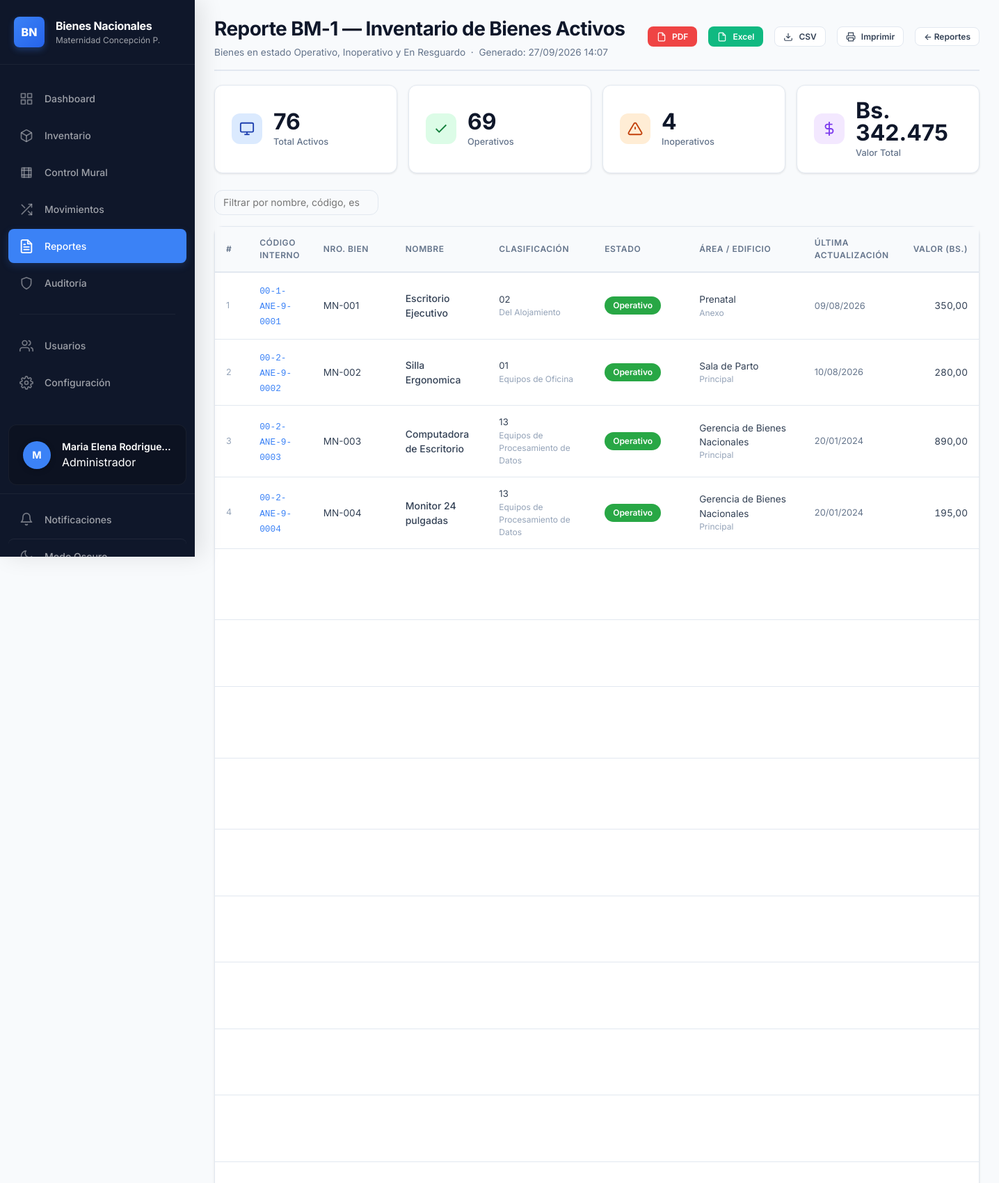
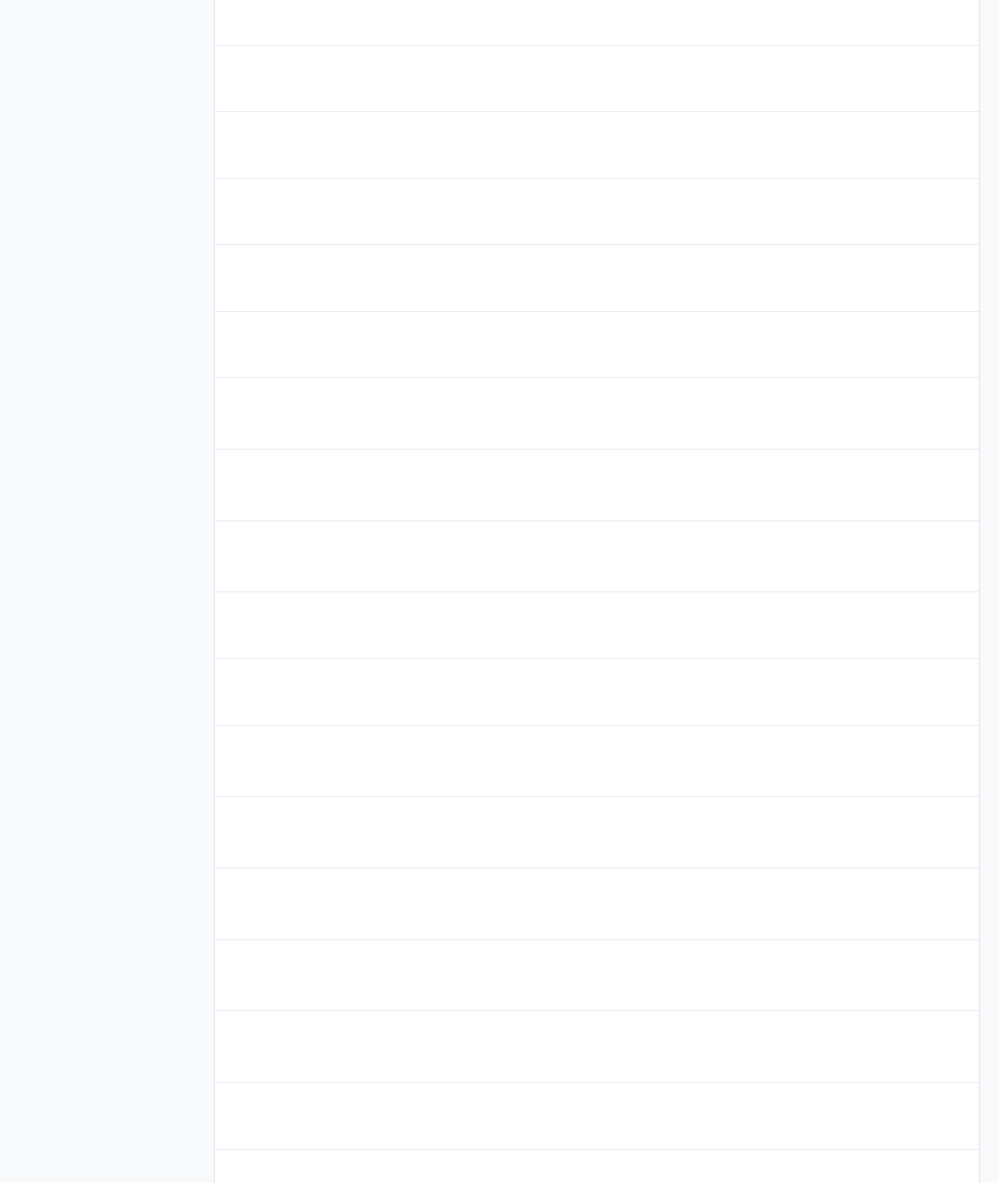
The app's page /public/reportes/bm1 (signed in, upper part) with its own data (2 pictures, top to bottom).
### tables this page shows
CREATE TABLE `estados` (
  `id_estado` int(11) NOT NULL,
  `nombre` varchar(50) NOT NULL,
  `descripcion` text DEFAULT NULL,
  `color` varchar(7) DEFAULT NULL COMMENT 'Color HEX para la UI',
  `es_baja` tinyint(1) NOT NULL DEFAULT 0,
  `created_at` timestamp NOT NULL DEFAULT current_timestamp()
);

CREATE TABLE `bienes` (
  `id_bien` int(11) NOT NULL,
  `codigo_sudebip` varchar(50) NOT NULL,
  `codigo_interno` varchar(50) DEFAULT NULL,
  `codigo_ministerio` varchar(50) DEFAULT NULL,
  `nro_bien_ministerio` varchar(30) DEFAULT NULL,
  `es_sn` tinyint(1) NOT NULL DEFAULT 0,
  `nombre` varchar(255) NOT NULL,
  `descripcion` text DEFAULT NULL,
  `serial` varchar(100) DEFAULT NULL,
  `marca` varchar(100) DEFAULT NULL,
  `modelo` varchar(100) DEFAULT NULL,
  `color` varchar(50) DEFAULT NULL,
  `anio_fabricacion` smallint(6) DEFAULT NULL,
  `cantidad` smallint(6) NOT NULL DEFAULT 1,
  `condicion_inicial` enum('Nuevo','Bueno','Regular','Malo') DEFAULT NULL,
  `id_estado` int(11) NOT NULL DEFAULT 1,
  `id_tipo` int(11) DEFAULT NULL,
  `id_area` int(11) DEFAULT NULL,
  `responsable_id` int(11) DEFAULT NULL,
  `responsable_nombre` varchar(255) DEFAULT NULL,
  `responsable_cedula` varchar(20) DEFAULT NULL,
  `responsable_foto_path` varchar(500) DEFAULT NULL,
  `cin_edificio` varchar(50) DEFAULT NULL,
  `cin_piso` varchar(10) DEFAULT NULL,
  `cin_departamento` varchar(100) DEFAULT NULL,
  `cin_oficina` varchar(100) DEFAULT NULL,
  `cin_posicion` varchar(20) DEFAULT NULL,
  `numero_factura` varchar(50) DEFAULT NULL,
  `fecha_adquisicion` date DEFAULT NULL,
  `valor_inicial` decimal(15,2) DEFAULT NULL,
  `valor_residual` decimal(15,2) NOT NULL DEFAULT 0.00,
  `vida_util_anos` tinyint(4) NOT NULL DEFAULT 10,
  `observaciones` text DEFAULT NULL,
  `imagen_path` varchar(500) DEFAULT NULL,
  `created_at` timestamp NOT NULL DEFAULT current_timestamp(),
  `updated_at` timestamp NOT NULL DEFAULT current_timestamp() ON UPDATE current_timestamp()
);

CREATE TABLE `tipos_bien` (
  `id_tipo` int(11) NOT NULL,
  `codigo` varchar(10) NOT NULL,
  `nombre` varchar(100) NOT NULL,
  `descripcion` text DEFAULT NULL,
  `vida_util_anos` tinyint(4) NOT NULL DEFAULT 10,
  `categoria` varchar(50) DEFAULT NULL,
  `activo` tinyint(1) NOT NULL DEFAULT 1,
  `created_at` timestamp NOT NULL DEFAULT current_timestamp()
);

CREATE TABLE `areas` (
  `id_area` int(11) NOT NULL,
  `nombre_area` varchar(100) NOT NULL,
  `descripcion` text DEFAULT NULL,
  `edificio` varchar(50) DEFAULT NULL,
  `piso` tinyint(4) DEFAULT NULL COMMENT '-1=Sótano, 0=Planta Baja, 1..N=Pisos',
  `responsable_id` int(11) DEFAULT NULL,
  `area_padre_id` int(11) DEFAULT NULL,
  `activa` tinyint(1) NOT NULL DEFAULT 1,
  `created_at` timestamp NOT NULL DEFAULT current_timestamp(),
  `updated_at` timestamp NOT NULL DEFAULT current_timestamp() ON UPDATE current_timestamp()
);

### app/views/reportes/bm1.php (the view, shortened to what the rows shown need)
<?php
require APP_PATH . '/views/partials/sidebar.php';
$operativos   = count(array_filter($bienes, fn($b) => $b['estado_nombre'] === 'Operativo'));
$inoperativos = count(array_filter($bienes, fn($b) => $b['estado_nombre'] === 'Inoperativo'));
?>
<main class="main-content" id="mainContent">
    <div class="page-header">
        <div>
            <h1>Reporte BM-1 — Inventario de Bienes Activos</h1>
            <p class="page-subtitle">
                Bienes en estado Operativo, Inoperativo y En Resguardo &nbsp;·&nbsp;
                Generado: <?= date('d/m/Y H:i') ?>
            </p>
        </div>
        <div class="page-actions">
            <a href="<?= $base_url ?>/reportes/bm1?export=pdf" class="btn btn-danger btn-sm">
                <svg width="14" height="14" viewBox="0 0 24 24" fill="none" stroke="currentColor" stroke-width="2" aria-hidden="true">
                    <path d="M14 2H6a2 2 0 0 0-2 2v16a2 2 0 0 0 2 2h12a2 2 0 0 0 2-2V8z"/>
                    <polyline points="14 2 14 8 20 8"/>
                </svg>
                PDF
            </a>
            <button type="button" class="btn btn-success btn-sm" onclick="previewReport('excel')">
                <svg width="14" height="14" viewBox="0 0 24 24" fill="none" stroke="currentColor" stroke-width="2" aria-hidden="true">
                    <path d="M14 2H6a2 2 0 0 0-2 2v16a2 2 0 0 0 2 2h12a2 2 0 0 0 2-2V8z"/>
                    <polyline points="14 2 14 8 20 8"/>
                </svg>
                Excel
            </button>
            <button type="button" class="btn btn-secondary btn-sm" onclick="previewReport('csv')">
                <svg width="14" height="14" viewBox="0 0 24 24" fill="none" stroke="currentColor" stroke-width="2" aria-hidden="true">
                    <path d="M21 15v4a2 2 0 0 1-2 2H5a2 2 0 0 1-2-2v-4"/>
                    <polyline points="7 10 12 15 17 10"/>
                    <line x1="12" y1="15" x2="12" y2="3"/>
                </svg>
                CSV
            </button>
            <button onclick="window.print()" class="btn btn-secondary btn-sm">
                <svg width="14" height="14" viewBox="0 0 24 24" fill="none" stroke="currentColor" stroke-width="2" aria-hidden="true">
                    <polyline points="6 9 6 2 18 2 18 9"/>
                    <path d="M6 18H4a2 2 0 0 1-2-2v-5a2 2 0 0 1 2-2h16a2 2 0 0 1 2 2v5a2 2 0 0 1-2 2h-2"/>
                    <rect x="6" y="14" width="12" height="8"/>
                </svg>
                Imprimir
            </button>
            <a href="<?= $base_url ?>/reportes" class="btn btn-secondary btn-sm">← Reportes</a>
        </div>
    </div>
    <div class="metrics-grid" style="grid-template-columns:repeat(auto-fit,minmax(180px,1fr));margin-bottom:1.5rem">
        <div class="metric-card">
            <div class="metric-icon blue" aria-hidden="true">
                <svg width="22" height="22" viewBox="0 0 24 24" fill="none" stroke="currentColor" stroke-width="2">
                    <rect x="2" y="3" width="20" height="14" rx="2"/><line x1="8" y1="21" x2="16" y2="21"/><line x1="12" y1="17" x2="12" y2="21"/>
                </svg>
            </div>
            <div>
                <span class="metric-value"><?= number_format($total) ?></span>
                <span class="metric-label">Total Activos</span>
            </div>
        </div>
        <div class="metric-card">
            <div class="metric-icon green" aria-hidden="true">
                <svg width="22" height="22" viewBox="0 0 24 24" fill="none" stroke="currentColor" stroke-width="2">
                    <polyline points="20 6 9 17 4 12"/>
                </svg>
            </div>
            <div>
                <span class="metric-value"><?= number_format($operativos) ?></span>
                <span class="metric-label">Operativos</span>
            </div>
        </div>
        <div class="metric-card">
            <div class="metric-icon orange" aria-hidden="true">
                <svg width="22" height="22" viewBox="0 0 24 24" fill="none" stroke="currentColor" stroke-width="2">
                    <path d="M10.29 3.86L1.82 18a2 2 0 0 0 1.71 3h16.94a2 2 0 0 0 1.71-3L13.71 3.86a2 2 0 0 0-3.42 0z"/>
                    <line x1="12" y1="9" x2="12" y2="13"/><line x1="12" y1="17" x2="12.01" y2="17"/>
                </svg>
            </div>
            <div>
                <span class="metric-value"><?= number_format($inoperativos) ?></span>
                <span class="metric-label">Inoperativos</span>
            </div>
        </div>
        <div class="metric-card">
            <div class="metric-icon purple" aria-hidden="true">
                <svg width="22" height="22" viewBox="0 0 24 24" fill="none" stroke="currentColor" stroke-width="2">
                    <line x1="12" y1="1" x2="12" y2="23"/>
                    <path d="M17 5H9.5a3.5 3.5 0 0 0 0 7h5a3.5 3.5 0 0 1 0 7H6"/>
                </svg>
            </div>
            <div>
                <span class="metric-value">Bs. <?= number_format($valor_total, 0, ',', '.') ?></span>
                <span class="metric-label">Valor Total</span>
            </div>
        </div>
    </div>
    <?php if (empty($bienes)): ?>
    <div class="card">
        <div class="card-body" style="text-align:center;padding:3rem">
            <p style="color:var(--gray-500)">No hay bienes activos registrados.</p>
        </div>
    </div>
    <?php else: ?>
    <div style="margin-bottom:1rem">
        <input type="search" id="bm1Search" class="form-input"
               placeholder="Filtrar por nombre, código, estado o área…"
               style="max-width:420px"
               aria-label="Filtrar tabla de bienes activos">
    </div>
    <div class="card">
        <div class="table-wrapper">
            <table class="data-table" id="bm1Table" aria-label="Inventario de bienes activos">
                <thead>
                    <tr>
                        <th scope="col">#</th>
                        <th scope="col">Código Interno</th>
                        <th scope="col">Nro. Bien</th>
                        <th scope="col">Nombre</th>
                        <th scope="col">Clasificación</th>
                        <th scope="col">Estado</th>
                        <th scope="col">Área / Edificio</th>
                        <th scope="col">Última Actualización</th>
                        <th scope="col" style="text-align:right">Valor (Bs.)</th>
                    </tr>
                </thead>
                <tbody>
                <?php foreach ($bienes as $i => $b): ?>
                <tr>
                    <td style="color:var(--gray-400);font-size:.78rem"><?= $i + 1 ?></td>
                    <td>
                        <a href="<?= $base_url ?>/bienes/<?= (int)$b['id_bien'] ?>" class="codigo-interno">
                            <?= htmlspecialchars($b['codigo_interno'] ?? '—') ?>
                        </a>
                    </td>
                    <td style="font-size:.85rem">
                        <?= $b['es_sn']
                            ? '<em style="color:var(--gray-400)">S/N</em>'
                            : htmlspecialchars($b['nro_bien_ministerio'] ?? '—') ?>
                    </td>
                    <td style="font-weight:500"><?= htmlspecialchars($b['nombre']) ?></td>
                    <td style="font-size:.82rem">
                        <span title="<?= htmlspecialchars($b['tipo_nombre']) ?>">
                            <?= htmlspecialchars($b['tipo_codigo']) ?>
                        </span>
                        <span style="display:block;color:var(--gray-400);font-size:.75rem">
                            <?= htmlspecialchars($b['tipo_nombre']) ?>
                        </span>
                    </td>
                    <td>
                        <span class="badge" style="background:<?= htmlspecialchars($b['estado_color']) ?>">
                            <?= htmlspecialchars($b['estado_nombre']) ?>
                        </span>
                    </td>
                    <td style="font-size:.85rem">
                        <?= htmlspecialchars($b['nombre_area'] ?? '—') ?>
                        <?php if (!empty($b['edificio'])): ?>
                        <span style="display:block;color:var(--gray-400);font-size:.75rem">
                            <?= htmlspecialchars($b['edificio']) ?>
                        </span>
                        <?php endif; ?>
                    </td>
                    <td style="font-size:.8rem;color:var(--gray-500)">
                        <?= !empty($b['updated_at']) ? date('d/m/Y', strtotime($b['updated_at'])) : '—' ?>
                    </td>
                    <td style="text-align:right;font-variant-numeric:tabular-nums;font-size:.85rem">
                        <?= $b['valor_inicial'] > 0
                            ? number_format((float)$b['valor_inicial'], 2, ',', '.')
                            : '<span style="color:var(--gray-300)">—</span>' ?>
                    </td>
                </tr>
                <?php endforeach; ?>
                </tbody>
            </table>
        </div>
    </div>
    <?php endif; ?>
</main>

### records on screen
estados: nombre "69", nombre "4"
bienes: codigo_interno "00-1-ANE-9-0001", nro_bien_ministerio "MN-001", nombre "Escritorio Ejecutivo", id_tipo.codigo "02", id_tipo.nombre "Del Alojamiento", id_estado.nombre "Operativo", id_area.nombre_area "Prenatal", id_area.edificio "Anexo", updated_at "09/08/2026", valor_inicial "350,00"
bienes: codigo_interno "00-2-ANE-9-0002", nro_bien_ministerio "MN-002", nombre "Silla Ergonomica", id_tipo.codigo "01", id_tipo.nombre "Equipos de Oficina", id_estado.nombre "Operativo", id_area.nombre_area "Sala de Parto", id_area.edificio "Principal", updated_at "10/08/2026", valor_inicial "280,00"
bienes: codigo_interno "00-2-ANE-9-0003", nro_bien_ministerio "MN-003", nombre "Computadora de Escritorio", id_tipo.codigo "13", id_tipo.nombre "Equipos de Procesamiento de Datos", id_estado.nombre "Operativo", id_area.nombre_area "Gerencia de Bienes Nacionales", id_area.edificio "Principal", updated_at "20/01/2024", valor_inicial "890,00"
bienes: codigo_interno "00-2-ANE-9-0004", nro_bien_ministerio "MN-004", nombre "Monitor 24 pulgadas", id_tipo.codigo "13", id_tipo.nombre "Equipos de Procesamiento de Datos", id_estado.nombre "Operativo", id_area.nombre_area "Gerencia de Bienes Nacionales", id_area.edificio "Principal", updated_at "20/01/2024", valor_inicial "195,00"

### other values on screen
$inicial "M"
$_SESSION['nombre'] "Maria Elena Rodrigue…"
$rolLabel "Administrador"
$total "76"
$valor_total "342.475"
